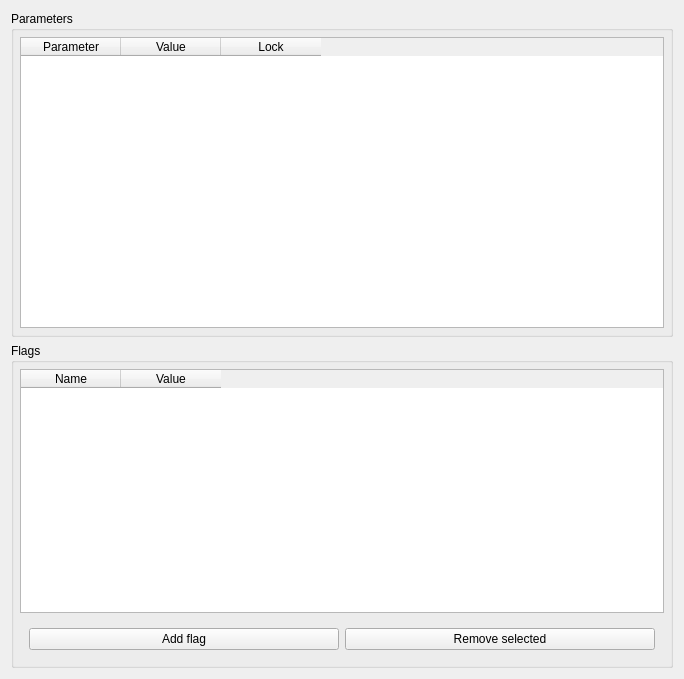
            <widget class="QWidget" name="scrollAreaWidgetContents_4">
             <property name="geometry">
              <rect>
               <x>0</x>
               <y>0</y>
               <width>684</width>
               <height>679</height>
              </rect>
             </property>
             <layout class="QVBoxLayout" name="verticalLayout_18">
              <item>
               <widget class="QGroupBox" name="groupBox_8">
                <property name="sizePolicy">
                 <sizepolicy hsizetype="Preferred" vsizetype="Preferred">
                  <horstretch>0</horstretch>
                  <verstretch>0</verstretch>
                 </sizepolicy>
                </property>
                <property name="title">
                 <string>Parameters</string>
                </property>
                <layout class="QVBoxLayout" name="verticalLayout_19">
                 <property name="leftMargin">
                  <number>6</number>
                 </property>
                 <property name="topMargin">
                  <number>6</number>
                 </property>
                 <property name="rightMargin">
                  <number>6</number>
                 </property>
                 <property name="bottomMargin">
                  <number>6</number>
                 </property>
                 <item>
                  <widget class="QTableWidget" name="player_params_table">
                   <property name="sizePolicy">
                    <sizepolicy hsizetype="Expanding" vsizetype="Minimum">
                     <horstretch>0</horstretch>
                     <verstretch>0</verstretch>
                    </sizepolicy>
                   </property>
                   <property name="sizeAdjustPolicy">
                    <enum>QAbstractScrollArea::AdjustToContents</enum>
                   </property>
                   <property name="editTriggers">
                    <set>QAbstractItemView::NoEditTriggers</set>
                   </property>
                   <property name="alternatingRowColors">
                    <bool>true</bool>
                   </property>
                   <property name="selectionMode">
                    <enum>QAbstractItemView::NoSelection</enum>
                   </property>
                   <attribute name="horizontalHeaderMinimumSectionSize">
                    <number>24</number>
                   </attribute>
                   <attribute name="verticalHeaderVisible">
                    <bool>false</bool>
                   </attribute>
                   <attribute name="verticalHeaderDefaultSectionSize">
                    <number>24</number>
                   </attribute>
                   <attribute name="verticalHeaderMinimumSectionSize">
                    <number>24</number>
                   </attribute>
                   <column>
                    <property name="text">
                     <string>Parameter</string>
                    </property>
                   </column>
                   <column>
                    <property name="text">
                     <string>Value</string>
                    </property>
                   </column>
                   <column>
                    <property name="text">
                     <string>Lock</string>
                    </property>
                   </column>
                  </widget>
                 </item>
                </layout>
               </widget>
              </item>
              <item>
               <widget class="QGroupBox" name="groupBox_9">
                <property name="sizePolicy">
                 <sizepolicy hsizetype="Preferred" vsizetype="Preferred">
                  <horstretch>0</horstretch>
                  <verstretch>0</verstretch>
                 </sizepolicy>
                </property>
                <property name="title">
                 <string>Flags</string>
                </property>
                <layout class="QVBoxLayout" name="verticalLayout_20">
                 <property name="leftMargin">
                  <number>6</number>
                 </property>
                 <property name="topMargin">
                  <number>6</number>
                 </property>
                 <property name="rightMargin">
                  <number>6</number>
                 </property>
                 <property name="bottomMargin">
                  <number>6</number>
                 </property>
                 <item>
                  <widget class="QTableWidget" name="player_flags_table">
                   <property name="sizePolicy">
                    <sizepolicy hsizetype="Expanding" vsizetype="Minimum">
                     <horstretch>0</horstretch>
                     <verstretch>0</verstretch>
                    </sizepolicy>
                   </property>
                   <property name="sizeAdjustPolicy">
                    <enum>QAbstractScrollArea::AdjustToContents</enum>
                   </property>
                   <property name="editTriggers">
                    <set>QAbstractItemView::DoubleClicked</set>
                   </property>
                   <property name="alternatingRowColors">
                    <bool>true</bool>
                   </property>
                   <attribute name="horizontalHeaderMinimumSectionSize">
                    <number>24</number>
                   </attribute>
                   <attribute name="verticalHeaderVisible">
                    <bool>false</bool>
                   </attribute>
                   <attribute name="verticalHeaderDefaultSectionSize">
                    <number>24</number>
                   </attribute>
                   <attribute name="verticalHeaderMinimumSectionSize">
                    <number>24</number>
                   </attribute>
                   <column>
                    <property name="text">
                     <string>Name</string>
                    </property>
                   </column>
                   <column>
                    <property name="text">
                     <string>Value</string>
                    </property>
                   </column>
                  </widget>
                 </item>
                 <item>
                  <widget class="QWidget" name="widget_2" native="true">
                   <property name="sizePolicy">
                    <sizepolicy hsizetype="Preferred" vsizetype="Maximum">
                     <horstretch>0</horstretch>
                     <verstretch>0</verstretch>
                    </sizepolicy>
                   </property>
                   <layout class="QHBoxLayout" name="horizontalLayout_2">
                    <item>
                     <widget class="QPushButton" name="player_flags_add_button">
                      <property name="text">
                       <string>Add flag</string>
                      </property>
                     </widget>
                    </item>
                    <item>
                     <widget class="QPushButton" name="player_flags_remove_button">
                      <property name="text">
                       <string>Remove selected</string>
                      </property>
                     </widget>
                    </item>
                   </layout>
                  </widget>
                 </item>
                </layout>
               </widget>
              </item>
             </layout>
            </widget>
